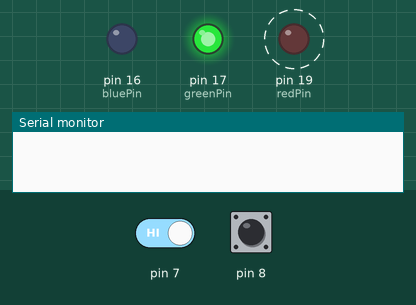
This sketch was run on a simulated Arduino Uno, built with avr-gcc and run on an emulated ATmega328P. Parts: output pins drawn as LEDs (lit = HIGH), the last lines printed to the serial monitor. Dashed ring = blinking. The test bench sets the inputs (shaded band); at power-on: pin 8 HIGH, pin 7 HIGH.

Above: at 1.2 s.
1.3 s: pin 8 pulled LOW for 0.15 s
At 4.2 s:
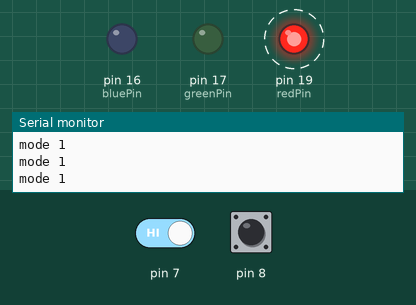
4.4 s: pin 7 driven LOW
At 5.4 s:
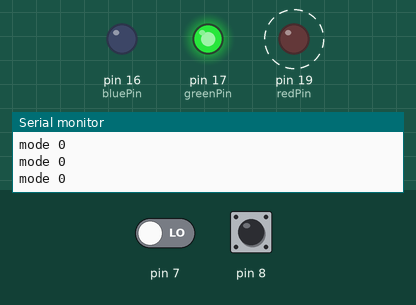
7.4 s: pin 8 pulled LOW for 3.2 s
At 8.3 s:
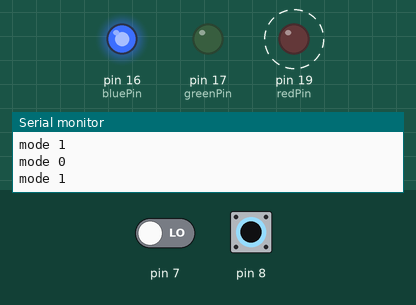
12.1 s: pin 8 pulled LOW for 1 s
At 14.5 s:
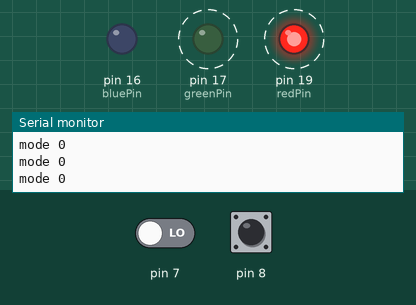
Timing chart, 0 to 17.1 s (numbered marks = the images above; inputs shaded):
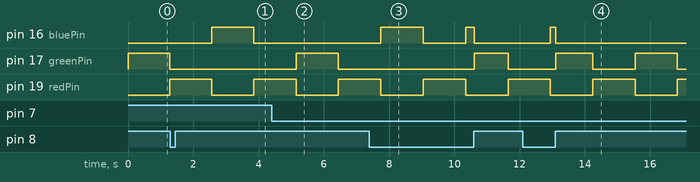

The sketch:

Lab_4.ino
```cpp
int redPin =  19;
int greenPin =  17;
int bluePin =  16;

void setup()   {
  Serial.begin(38400);
  pinMode(7, INPUT);
  pinMode(8, INPUT_PULLUP);
  pinMode(redPin, OUTPUT);
  pinMode(greenPin, OUTPUT);
  pinMode(bluePin, OUTPUT);
}

int redIntensity = 0;
int mode = 0;

void loop()
{
  // set all 3 pins to the desired intensity
  analogWrite(redPin, redIntensity);
  if (mode == 0) {
    // in mode zero, fade from red to green
    analogWrite(greenPin, 255 - redIntensity);
    analogWrite(bluePin, 0);
  } else {
    // in mode one, fade from red to blue
    analogWrite(greenPin, 0);
    analogWrite(bluePin, 255 - redIntensity);
  }

  if (digitalRead(7) == LOW) {
    // use mode zero when the first button is pressed
    mode = 0;
    Serial.println("mode 0");
  }
  if (digitalRead(8) == LOW) {
    // use mode one when the first button is pressed
    mode = 1;
    Serial.println("mode 1");
  }

  // remain at this color, but not for very long
  delay(10);

  // increase the red
  redIntensity = redIntensity + 1;

  // since 255 is the maximum, set it back to 0
  // when it increments beyond 255
  if (redIntensity > 255) {
    redIntensity = 0;
  }
}
```

Measured:
- after the input at 1.3 s, pin 16 (bluePin): LOW → HIGH after 1.3 s, → LOW 1.3 s later; pin 17 (greenPin): stays LOW (without the input it goes to HIGH after 1.3 s)
- after the input at 4.4 s, pin 16 (bluePin): stays LOW (without the input it goes to HIGH after 0.74 s); pin 17 (greenPin): LOW → HIGH after 0.75 s, → LOW 1.3 s later
- after the input at 7.4 s, pin 16 (bluePin): LOW → HIGH after 0.34 s, → LOW 1.3 s later, → HIGH 1.3 s later, → LOW 0.26 s later
- after the input at 12.1 s, pin 16 (bluePin): LOW → HIGH after 0.85 s, → LOW 0.16 s later
- by itself, pin 19 (redPin): alternates HIGH for 1.3 s and LOW for 1.3 s
